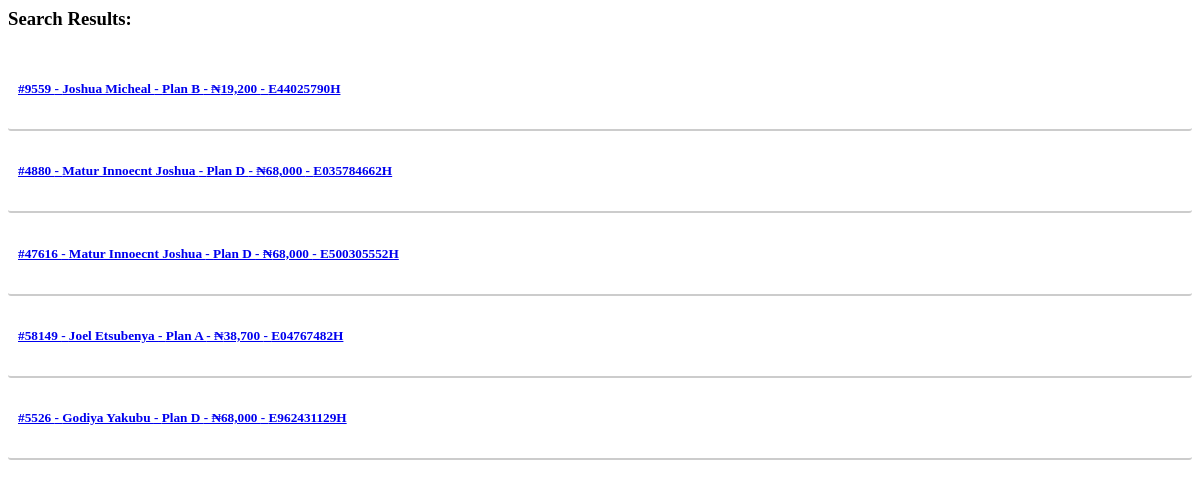
/adm/fetch.php, run on the app's committed database.
### tables this page shows
CREATE TABLE `reservations` (
  `id` int(5) NOT NULL auto_increment,
  `user_id` varchar(4) NOT NULL,
  `reserve_name` varchar(25) NOT NULL,
  `reserve_type` varchar(10) NOT NULL,
  `duration` varchar(3) NOT NULL,
  `start_date` varchar(10) NOT NULL,
  `end_date` varchar(10) NOT NULL,
  `purpose` varchar(30) NOT NULL,
  `reserve_code` varchar(13) NOT NULL,
  `status` varchar(10) NOT NULL,
  `datetime` timestamp NOT NULL default CURRENT_TIMESTAMP,
  `date` varchar(15) NOT NULL,
  `price` varchar(9) NOT NULL,
  `invoice` varchar(10) NOT NULL,
  PRIMARY KEY  (`id`)
);

### adm/fetch.php (the view, shortened to what this page needs)
<?php
$connect=mysqli_connect("localhost", "root", "", "hotel");
$sql="SELECT * FROM reservations WHERE reserve_code LIKE '%".$_POST['search']."%' OR invoice LIKE '%".$_POST['search']."%' ";
$result=mysqli_query($connect, $sql);
if(mysqli_num_rows($result)>0)
{
	echo '<div class="row"> <h3>Search Results:</h3>';
	while($rows=mysqli_fetch_array($result))
	{
echo '<div class="well search-result">
                <div class="row">
                    <a href="view_reservation.php?id='.$rows['id'].'" title="View Record">
                        <div class="col-xs-6 col-sm-9 col-md-9 col-lg-10 ">
                            <h5>'.$rows['invoice'].' - '.$rows['reserve_name'].' - '.$rows['reserve_type'].' - ₦'.number_format($rows['price']).' - '.$rows['reserve_code'].'</h5>
                        </div>
                    </a>
                </div>
            </div>';
}
echo '</div>';
}
else
{
	echo '<div class="alert alert-danger">
				<a href="#" class="close" data-dismiss="alert">&times;</a>
				<em></em> NO DATA FOUND!
			</div>';
}
?>

### adm/fetch.php (style rules this page uses)
.well { border: 0; padding: 10px; min-height: 33px; background: #fff; box-shadow: none; border-radius: 3px; position: relative; max-height: 100000px; border-bottom: 2px solid #ccc; transition: max-height 0.5s ease; -o-transition: max-height 0.5s ease; -ms-transition: max-height 0.5s ease; -moz-transition: max-height 0.5s ease; -webkit-transition: max-height 0.5s ease; }

### data on the page
reservations: invoice "#9559", reserve_name "Joshua Micheal", reserve_type "Plan B", price "19,200", reserve_code "E44025790H"
reservations: invoice "#4880", reserve_name "Matur Innoecnt Joshua", reserve_type "Plan D", price "68,000", reserve_code "E035784662H"
reservations: invoice "#47616", reserve_name "Matur Innoecnt Joshua", reserve_type "Plan D", price "68,000", reserve_code "E500305552H"
reservations: invoice "#58149", reserve_name "Joel Etsubenya", reserve_type "Plan A", price "38,700", reserve_code "E04767482H"
reservations: invoice "#5526", reserve_name "Godiya Yakubu", reserve_type "Plan D", price "68,000", reserve_code "E962431129H"
